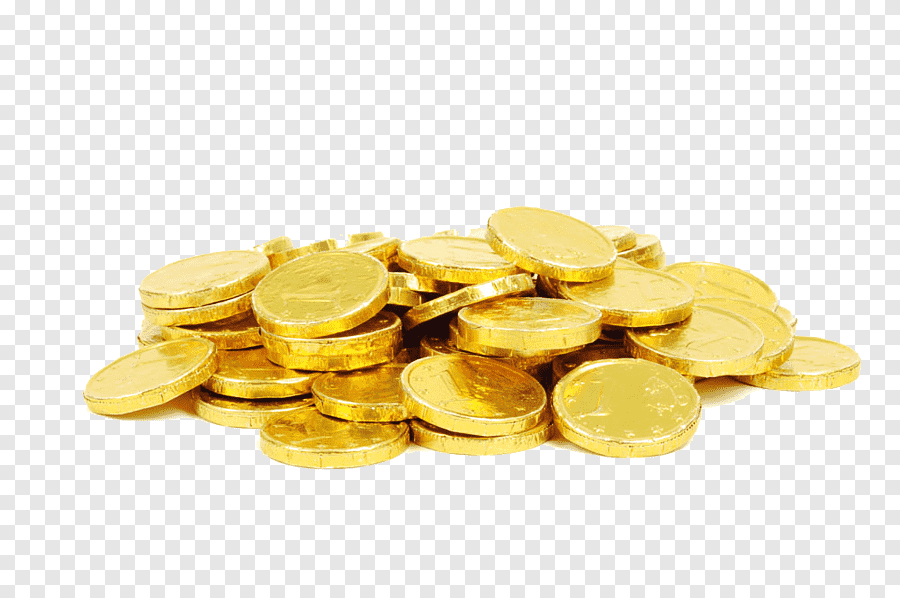
%> input picture 2.png, 900 x 598 px
$ octave lab8.m   (GNU Octave 9; MATLAB toolbox functions it lacks are replaced by stand-ins)
%> lines starting %> are read from the running program, lines starting %| are printed output that depends on the picture; in (x1, y1, x2, y2) boxes, pixels count from 0 and x2, y2 are one past the last pixel; in counts of white or black regions, pixels touching at a corner belong together; the program's own positions count from 1

%Write a MATLAB/Python program to read coins.png, leveling all coins and display area
%of all coins.
% Read the image
clc;
close all;
clear all;

image = imread('2.png');
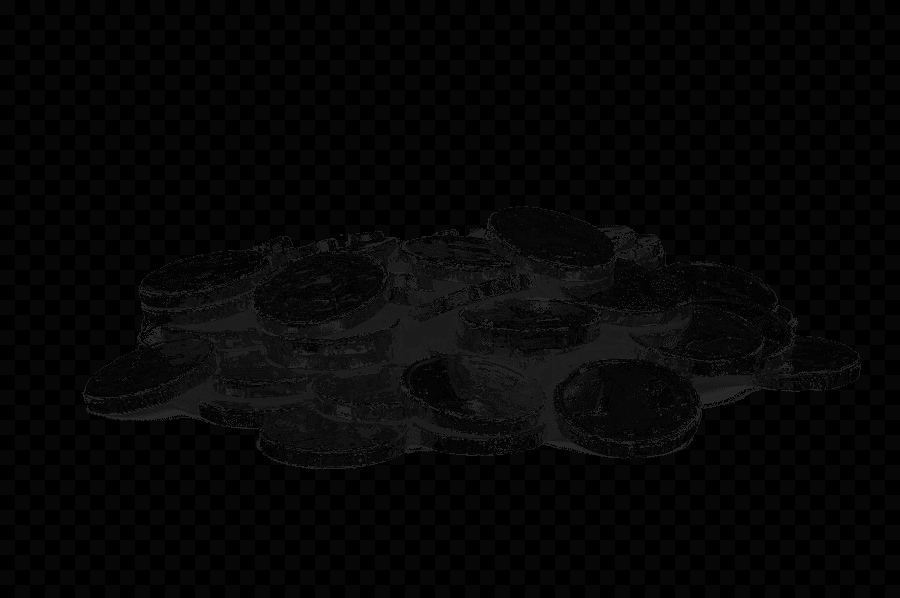
%> image: size 598x900 uint8; min 0, max 40, mean 6.6

% Apply Otsu's thresholding to segment the coins
threshold = graythresh(image);
%> threshold = 0.0549
binaryImage = imbinarize(image, threshold);
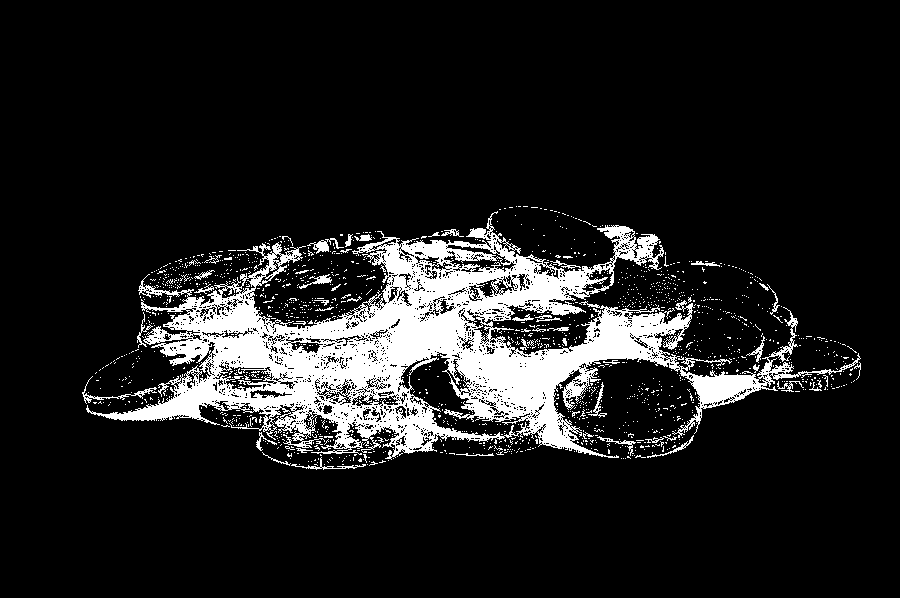
%> binaryImage: size 598x900 logical; 12% white; 1520 white regions (1468 under 20 px), largest, box (x1, y1, x2, y2) and area: (86, 211, 861, 460) 57873, (82, 376, 157, 404) 236, (307, 238, 344, 254) 191

% Label connected components
labeledImage = bwlabel(binaryImage);
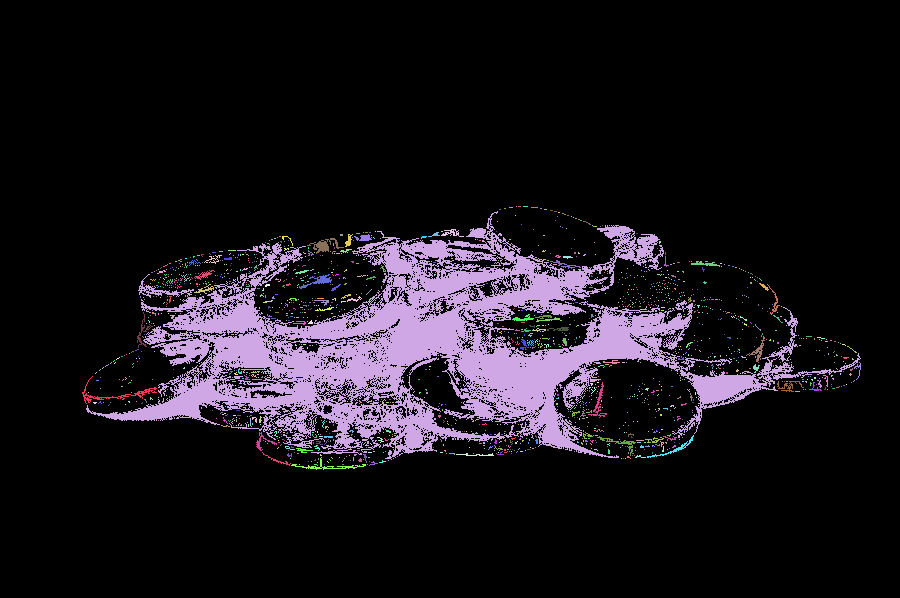
%> labeledImage: size 598x900 double; 1521 distinct labels, from 0 to 1520; one colour per label, 0 black

% Measure properties of coins
properties = regionprops(labeledImage, 'Area');
%> properties = 1520 regions; largest, Area: 57873, 236, 191, 167, 146

% Display results
fprintf('Total number of coins: %d\n', numel(properties));
%| Total number of coins: 1520
for i = 1:numel(properties)
    fprintf('Coin %d:\n', i);
    fprintf('   Area: %.2f pixels\n', properties(i).Area);
end
%> this loop made 1520 passes
%> (printed output is left out)

% Display the labeled image
imshow(label2rgb(labeledImage));
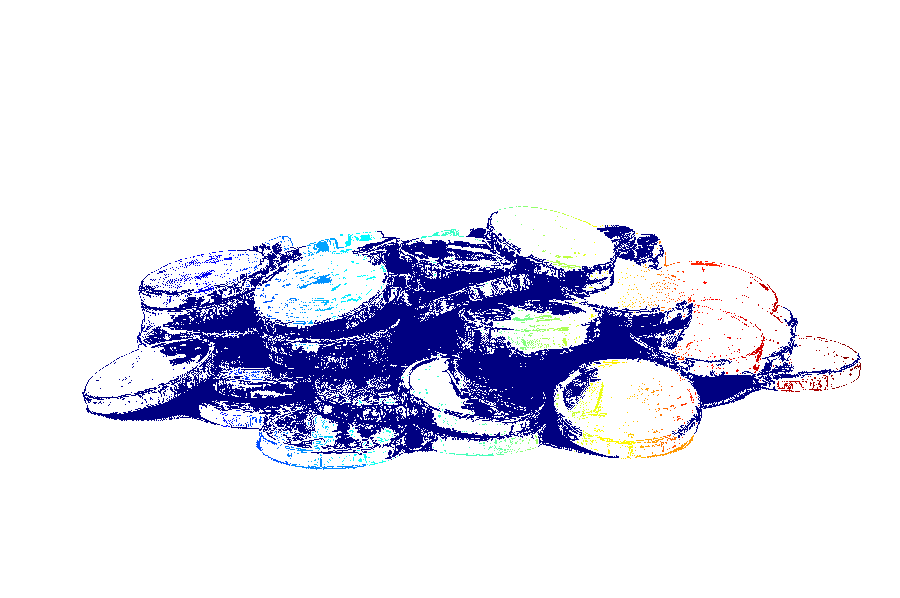
%> displayed picture: size 598x900x3, on the screen's scale of 0 to 255; mean R, G, B 225.7, 226.1, 240
title('Segmented Coins');

$ run again, with rice.png copied over 2.png
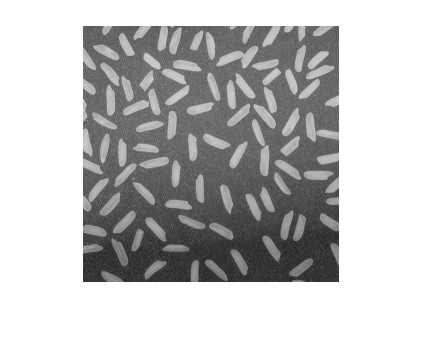
%> input picture rice.png, 422 x 339 px
%> threshold = 0.192
%> binaryImage: size 339x422 logical; 20% white; 1207 white regions (1140 under 20 px), largest, box (x1, y1, x2, y2) and area: (83, 119, 339, 282) 15417, (160, 59, 202, 110) 658, (288, 234, 339, 280) 623
%> `labeledImage = bwlabel(binaryImage);`:
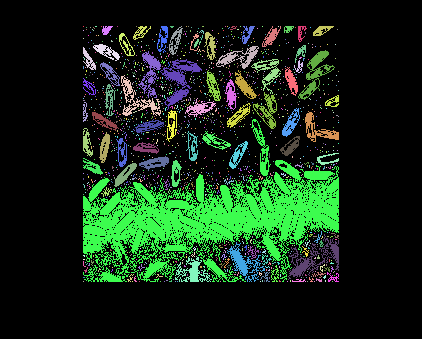
%> labeledImage: size 339x422 double; 1208 distinct labels, from 0 to 1207; one colour per label, 0 black
%> properties = 1207 regions; largest, Area: 15417, 658, 623, 505, 436
%| Total number of coins: 1207
%> the loop `for i = 1:numel(properties)` made 1207 passes
%| Coin 1:
%|    Area: 1.00 pixels
%| Coin 2:
%|    Area: 1.00 pixels
%| Coin 3:
%|    Area: 1.00 pixels
%> (further printed lines are left out)
%> `imshow(label2rgb(labeledImage));`:
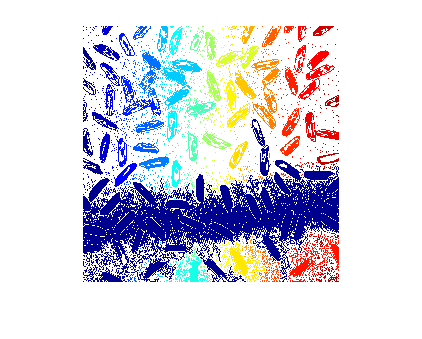
%> displayed picture: size 339x422x3, on the screen's scale of 0 to 255; mean R, G, B 215.6, 214.6, 229.9
